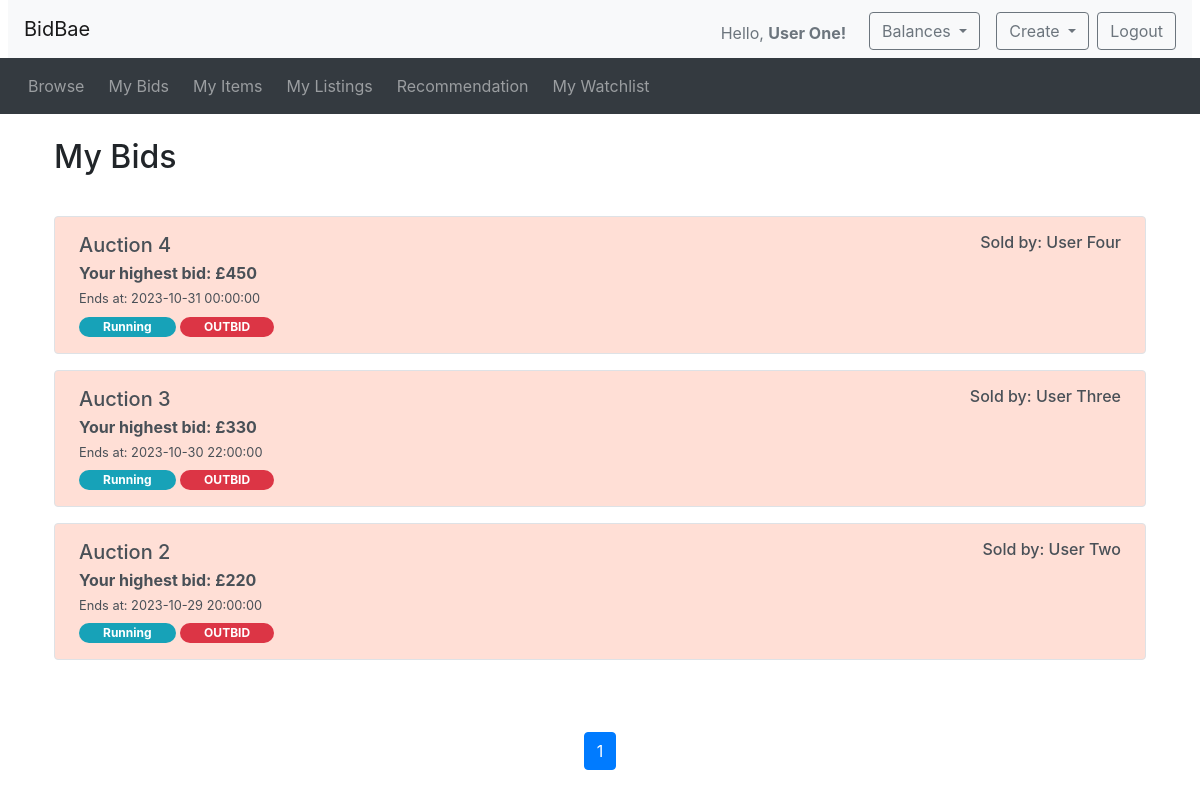
The page /mybids.php (signed in) on the database its author committed.
### tables this page shows
CREATE TABLE IF NOT EXISTS Bid (
    id INT NOT NULL AUTO_INCREMENT,
    user_id INT NOT NULL,
    auction_id INT NOT NULL,
    bid_price FLOAT(2) NOT NULL,
    bid_timestamp TIMESTAMP DEFAULT CURRENT_TIMESTAMP,
    PRIMARY KEY (id),
    FOREIGN KEY (user_id) REFERENCES User(id) ON DELETE CASCADE,
    FOREIGN KEY (auction_id) REFERENCES Auction(id) ON DELETE CASCADE
);

CREATE TABLE IF NOT EXISTS Auction (
    id INT NOT NULL AUTO_INCREMENT,
    reserved_price FLOAT(2),
    start_price FLOAT(2) NOT NULL,
    end_price FLOAT(2),
    current_price FLOAT(2) NOT NULL,
    start_time DATETIME,
    end_time DATETIME,
    status ENUM('INIT', 'IN_PROGRESS', 'DONE', 'DISCARDED') NOT NULL,
    seller_id INT NOT NULL,
    description VARCHAR(255) NOT NULL,
    title VARCHAR(40) NOT NULL,
    PRIMARY KEY (id),
    FOREIGN KEY (seller_id) REFERENCES User(id) ON DELETE CASCADE
);

CREATE TABLE IF NOT EXISTS User (
    id INT NOT NULL AUTO_INCREMENT PRIMARY KEY,
    username VARCHAR(20) NOT NULL UNIQUE,
    password VARCHAR(255) NOT NULL,
    email VARCHAR(40) NOT NULL UNIQUE,
    display_name VARCHAR(30) NOT NULL,
    opt_in_email BOOLEAN DEFAULT FALSE,
    balance FLOAT(2) NOT NULL DEFAULT 0.00,
    locked_balance FLOAT(2) NOT NULL DEFAULT 0.00
);

### database_functions.php (called while the page is built, shortened)
<?php
include_once('database.php');
function getRowCount()
{
    global $connection;
    $sql_query = "SELECT FOUND_ROWS() AS total_rows";
    $result = $connection->query($sql_query);
    if ($result->num_rows > 0) {
        while ($row = $result->fetch_assoc()) {
            return $row['total_rows'];
        }
    }
    return 0;
}
function getPagedAuctionHistory($user_id, $page_num, $page_size)
{
    global $connection;
    $offset_value = ($page_num - 1) * $page_size;
    $auction_history_query = "SELECT SQL_CALC_FOUND_ROWS
        b.id AS bid_id,
        b.bid_price AS bid_price,
        u.display_name AS seller_name,
        a.seller_id AS seller_id,
        a.title AS auction_title,
        a.id AS auction_id,
        a.start_time AS auction_start_time,
        a.end_time AS auction_end_time,
        a.status AS auction_status,
        (
            b.bid_price = a.current_price AND b.bid_price = a.end_price AND a.status = 'DONE'
        ) AS is_winner
    FROM
        `Bid` AS b
    INNER JOIN(
        SELECT
            MAX(id) AS max_id,
            auction_id
        FROM
            `Bid`
        WHERE
            user_id = $user_id
        GROUP BY
            auction_id
    ) AS max_bid
    ON
        b.id = max_bid.max_id
    INNER JOIN `Auction` AS a
    ON
        b.auction_id = a.id
    INNER JOIN `User` AS u
    ON
        a.seller_id = u.id
    ORDER BY
        b.id DESC
    LIMIT ?, ?;";
    $stmt = $connection->prepare($auction_history_query);
    $stmt->bind_param("ii", $offset_value, $page_size);
    $stmt->execute();
    $result = $stmt->get_result();
    return $result;
}
?>

### utilities.php (called while the page is built, shortened)
<?php
function getBadgeClass($status)
{
  $badgeClass = 'badge-success';
  if ($status == 'IN_PROGRESS') {
    $badgeClass = 'badge-info';
  } elseif ($status == 'DONE') {
    $badgeClass = 'badge-success';
  } elseif ($status == 'ENDED') {
    $badgeClass = 'badge-danger';
  }
  return $badgeClass;
}
function getAuctionStatusName($status)
{
  $statusName = 'Soon to begin';
  if ($status == 'IN_PROGRESS') {
    $statusName = 'Running';
  } elseif ($status == 'DONE' || $status == 'DISCARDED') {
    $statusName = 'Ended';
  }
  return $statusName;
}
function getWinnerClass($state)
{
  $winnerClass = 'badge-secondary';
  if ($state == 1) {
    $winnerClass = 'bg-winner';
  } elseif ($state == 0) {
    $winnerClass = 'bg-loser';
  }
  return $winnerClass;
}
function getWinnerWording($state)
{
  $wording = '-';
  if ($state == 1) {
    $wording = 'WON';
  } elseif ($state == 0) {
    $wording = 'OUTBID';
  }
  return $wording;
}
function getWinnerBadge($state)
{
  $badgeClass = '-';
  if ($state == 1) {
    $badgeClass = 'badge-success';
  } elseif ($state == 0) {
    $badgeClass = 'badge-danger';
  }
  return $badgeClass;
}
?>

### mybids.php (the view, shortened to what this page needs)
<?php
include_once("header.php");
include_once("utilities.php");
?>
<div class="container pt-2 px-4">
  <h2 class="my-3">My Bids</h2>
</div>
<?php
$user_id = $_SESSION['id'];
$curr_page = isset($_GET['page']) ? $_GET['page'] : 1;
$results_per_page = 6;
$auctionHistoryList = getPagedAuctionHistory($user_id, $curr_page, $results_per_page);
$row_count = getRowCount();
$num_results = $row_count;
$max_page = ceil($num_results / $results_per_page);
?>
<?php
if ($row_count == 0) {
  echo ('<div class="container py-3 px-4">');
  echo '<div class="alert alert-info mt-3" role="alert">';
  echo 'You haven\'t participated in any auction! Bid on some, shall we?';
  echo '</div>';
  echo '</div>';
} else {
  echo ('<div class="container py-3 px-4">');
  echo '<div class="list-group">';
  foreach ($auctionHistoryList as $auction) {
    $badgeTheme = getBadgeClass($auction['auction_status']);
    $stat = getAuctionStatusName($auction['auction_status']);
    $wording = getWinnerWording($auction['is_winner']);
    $winnerClass = getWinnerClass($auction['is_winner']);
    $winnerBadge = getWinnerBadge($auction['is_winner']);
    echo ('
        <a href="listing.php?auction_id=' . $auction['auction_id'] . '" class="list-group-item list-group-item-action py-3 px-4 my-2 border rounded ' . $winnerClass . '">
          <div class="d-flex w-100 justify-content-between">
            <h5 class="mb-1">' . $auction['auction_title'] . '</h5>
            <h6>Sold by: ' . $auction['seller_name'] . '</h6>
          </div>
          <p class="mb-1"><strong>Your highest bid: £' . $auction['bid_price'] . '</strong></p>
          <small>Ends at: ' . $auction['auction_end_time'] . '</small>
          <br>
          <span class="badge badge-pill px-4 py-1 mt-2 ' . $badgeTheme . '">' . $stat . '</span>
          <span class="badge badge-pill px-4 py-1 mt-2 ' . $winnerBadge . '">' . $wording . '</span>
        </a>
      ');
  }
  echo '</div>';
  echo '</div>';
}
?>
<nav aria-label="Search results pages" class="mt-5">
  <ul class="pagination justify-content-center">
    <?php
    $querystring = "";
    $high_page_boost = max(3 - $curr_page, 0);
    $low_page_boost = max(2 - ($max_page - $curr_page), 0);
    $low_page = max(1, $curr_page - 2 - $low_page_boost);
    $high_page = min($max_page, $curr_page + 2 + $high_page_boost);
    for ($i = $low_page; $i <= $high_page; $i++) {
      if ($i == $curr_page) {
        echo ('
    <li class="page-item active">');
      } else {
        echo ('
    <li class="page-item">');
      }
      echo ('
      <a class="page-link" href="mybids.php?' . $querystring . 'page=' . $i . '">' . $i . '</a>
    </li>');
    }
    ?>
  </ul>
</nav>
<?php include_once("footer.php") ?>

### header.php (shortened to what this page needs)
<?php include_once('database_functions.php') ?>
<?php
$user_id = null;
if (!isset($_SESSION) || $_SESSION == null) {
	$_SESSION['is_logged_in'] = false;
	$_SESSION['email'] = null;
	$_SESSION['username'] = null;
	$_SESSION['display_name'] = null;
	$_SESSION['user_id'] = null;
} elseif ($_SESSION['username'] != null) {
	$display_name = $_SESSION['display_name'];
	$user_id = $_SESSION['id'];
}
?>
<?php
$user_balance = 0;
if ($user_id) {
	$user_detail = queryUserById($user_id);
	$user_balance = $user_detail['balance'];
	$user_locked_balance = $user_detail['locked_balance'];
}
?>
<!doctype html>
<html lang="en">
<head>
	<link rel="stylesheet" href="css/bootstrap.min.css">
	<link rel="stylesheet" href="https://cdnjs.cloudflare.com/ajax/libs/font-awesome/4.7.0/css/font-awesome.min.css">
	<link rel="stylesheet" href="css/custom.css">
</head>
<body>
	<nav class="navbar navbar-expand navbar-light bg-light mx-2">
		<a class="navbar-brand" href="browse.php">BidBae</a>
		<ul class="navbar-nav justify-content-end w-100 container">
			<li class="nav-item item-name col-3 align-self-center">
				<?php
				if (isset($_SESSION['is_logged_in']) && $_SESSION['is_logged_in'] == true) {
					echo "<div class=''>
							<div class='pt-2 text-right text-secondary'>
								Hello, <strong>$display_name!</strong>
							</div>
						</div>";
				} ?>
			</li>
			<li class="nav-item item-create px-2">
				<?php
				if (isset($_SESSION['is_logged_in']) && $_SESSION['is_logged_in'] == true) {
					echo "<div class='row container'>
						<div class='dropdown mt-1'>
							<button class='btn btn-outline-secondary dropdown-toggle' type='button' id='dropdownMenuButton' data-toggle='dropdown' aria-haspopup='true' aria-expanded='false'>
									Balances
							</button>
							<div class='dropdown-menu' aria-labelledby='dropdownMenuButton'>
								<p class='dropdown-item'>Available Balance: <strong>£$user_balance</strong></p>
								<p class='dropdown-item'>Locked Balance: <strong>£$user_locked_balance</strong></p>
								<a class='dropdown-item' href='topup_balance.php'>Topup Balance</a>
							</div>
						</div>
					</div>";
				} ?>
			</li>
			<li class="nav-item item-create px-2">
				<?php
				if (isset($_SESSION['is_logged_in']) && $_SESSION['is_logged_in'] == true) {
					echo "<div class='row container'>
						<div class='dropdown mt-1'>
							<button class='btn btn-outline-secondary dropdown-toggle' type='button' id='dropdownMenuButton' data-toggle='dropdown' aria-haspopup='true' aria-expanded='false'>
									Create
							</button>
							<div class='dropdown-menu' aria-labelledby='dropdownMenuButton'>
								<a class='dropdown-item' href='create_item.php'>Create New Item</a>
								<a class='dropdown-item' href='create_auction.php'>Create New Auction</a>
								<a class='dropdown-item' href='create_category.php'>Add New Category</a>
							</div>
						</div>
					</div>";
				} ?>
			</li>
			<li class="nav-item item-login">
				<?php
				if (isset($_SESSION['is_logged_in']) && $_SESSION['is_logged_in'] == true) {
					echo "<div class='row container'>
							<div class='mt-1'>
								<button class='btn btn-outline-secondary'>
									<a class='text-secondary' href='logout.php'>Logout</a>
								</button>
							</div>
						</div>";
				} else {
					echo "<button type='button' class='btn nav-link' data-toggle='modal' data-target='#loginModal'>Login</button>";
				} ?>
			</li>
		</ul>
	</nav>
	<nav class="navbar navbar-expand navbar-dark bg-dark">
		<ul class="navbar-nav align-middle">
			<li class="nav-item mx-1">
				<a class="nav-link" href="browse.php">Browse</a>
			</li>
			<?php
			if (isset($_SESSION['is_logged_in']) && $_SESSION['is_logged_in'] == true) {
				echo "<li class='nav-item mx-1'><a class='nav-link' href='mybids.php'>My Bids</a>
					</li>
					<li class='nav-item mx-1'>
						<a class='nav-link' href='item_list.php'>My Items</a>
					</li>
					<li class='nav-item mx-1'>
						<a class='nav-link' href='mylistings.php'>My Listings</a>
					</li>
					<li class='nav-item mx-1'>
						<a class='nav-link' href='recommendations.php'>Recommendation</a>
					</li>
					<li class='nav-item mx-1'>
						<a class='nav-link' href='watchlist.php'>My Watchlist</a>
					</li>";
			}
			?>
		</ul>
	</nav>
</body>
</html>

### footer.php
</body>
</html>

### mybids.php (style rules this page uses)
.bg-loser { background-color: rgba(255, 148, 120, 0.3) !important; }

### rows shown on the page
bid: auction.title "Auction 4", user.display_name "User Four", bid_price "450", auction.end_time "2023-10-31 00:00:00", auction.status "Running", wording "OUTBID"
bid: auction.title "Auction 3", user.display_name "User Three", bid_price "330", auction.end_time "2023-10-30 22:00:00", auction.status "Running", wording "OUTBID"
bid: auction.title "Auction 2", user.display_name "User Two", bid_price "220", auction.end_time "2023-10-29 20:00:00", auction.status "Running", wording "OUTBID"

### other values the page prints
$display_name "User One"
